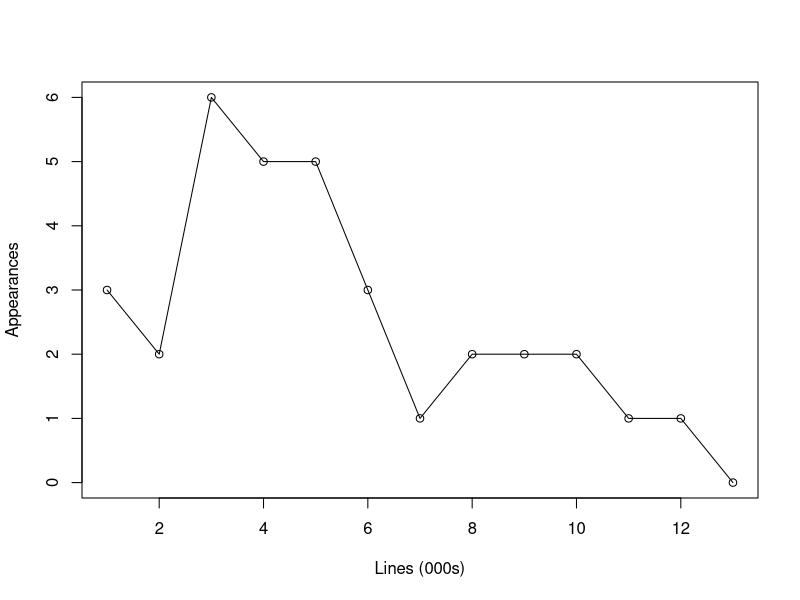

The R script that drew this image:
man <- c(3,2,6,5,5,3,1,2,2,2,1,1,0)
#woman <- c(0,0,0,0,1,0,1,0,0,0,0,0,0)
#he <- c(4,11,19,16,24,28,21,10,7,9,5,2,7)
#she <- c(4,4,1,3,6,1,7,3,3,1,20,12,6)
png(filename = "man.png", height = 300, width = 600, bg = "white")
plot(man, type = "o", ann = FALSE)
#plot(he, type = "o", ann = FALSE)
#lines(man, type = "o")
#lines(woman, type = "o")
#lines(she, type = "o")
title(xlab = "Lines (000s)", ylab = "Appearances")
dev.off()
